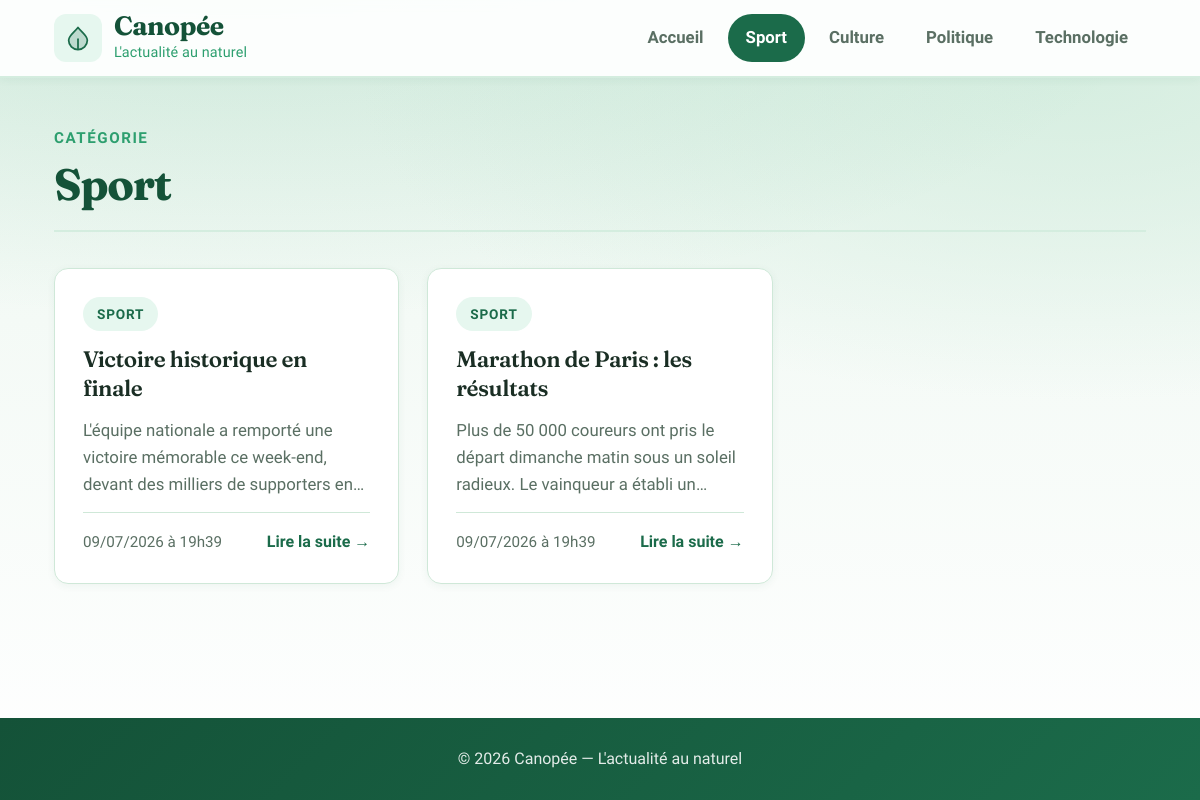
The app's page /categorie.php?id=1 with its own data.
### tables this page shows
CREATE TABLE IF NOT EXISTS Categorie (
    id       INT UNSIGNED AUTO_INCREMENT PRIMARY KEY,
    libelle  VARCHAR(100) NOT NULL
);

CREATE TABLE IF NOT EXISTS Article (
    id               INT UNSIGNED AUTO_INCREMENT PRIMARY KEY,
    titre            VARCHAR(255) NOT NULL,
    contenu          TEXT NOT NULL,
    dateCreation     DATETIME NOT NULL DEFAULT CURRENT_TIMESTAMP,
    dateModification DATETIME NOT NULL DEFAULT CURRENT_TIMESTAMP ON UPDATE CURRENT_TIMESTAMP,
    categorie        INT UNSIGNED NOT NULL,
    CONSTRAINT fk_article_categorie
        FOREIGN KEY (categorie) REFERENCES Categorie(id)
        ON DELETE CASCADE
);

### includes/functions.php (called while the page is built)
<?php
function e(?string $value): string
{
    return htmlspecialchars($value ?? '', ENT_QUOTES, 'UTF-8');
}
function formatDate(string $date): string
{
    return date('d/m/Y \à H\hi', strtotime($date));
}
function excerpt(string $text, int $length = 150): string
{
    if (mb_strlen($text) <= $length) {
        return $text;
    }
    return mb_substr($text, 0, $length) . '…';
}

### categorie.php (the view, shortened to what this page needs)
<?php
require_once __DIR__ . '/includes/functions.php';
$id = filter_input(INPUT_GET, 'id', FILTER_VALIDATE_INT);
$pdo = getConnection();
$categories = $pdo->query('SELECT * FROM Categorie')->fetchAll();
$stmt = $pdo->prepare('SELECT * FROM Categorie WHERE id = ?');
$stmt->execute([$id]);
$categorie = $stmt->fetch();
$sql = 'SELECT a.id, a.titre, a.contenu, a.dateCreation,
               c.id AS categorieId, c.libelle AS categorieLibelle
        FROM Article a
        INNER JOIN Categorie c ON a.categorie = c.id
        WHERE c.id = ?
        ORDER BY a.dateCreation DESC';
$stmt = $pdo->prepare($sql);
$stmt->execute([$id]);
$articles = $stmt->fetchAll();
$categorieActive = $categorie['id'];
require_once __DIR__ . '/includes/header.php';
?>
<section class="page-header">
    <p class="page-eyebrow">Catégorie</p>
    <h1 class="page-title"><?= e($categorie['libelle']) ?></h1>
</section>
<?php if (empty($articles)): ?>
    <div class="empty-state">
        <p>Aucun article dans la catégorie « <?= e($categorie['libelle']) ?> » pour le moment.</p>
    </div>
<?php else: ?>
    <div class="articles-grid">
        <?php foreach ($articles as $article): ?>
            <article class="article-card">
                <span class="badge"><?= e($article['categorieLibelle']) ?></span>
                <h2 class="article-card__title">
                    <a href="article.php?id=<?= $article['id'] ?>"><?= e($article['titre']) ?></a>
                </h2>
                <p class="article-card__excerpt"><?= e(excerpt($article['contenu'])) ?></p>
                <div class="article-card__footer">
                    <time class="article-card__date"><?= e(formatDate($article['dateCreation'])) ?></time>
                    <a href="article.php?id=<?= $article['id'] ?>" class="article-card__link">
                        Lire la suite →
                    </a>
                </div>
            </article>
        <?php endforeach; ?>
    </div>
<?php endif; ?>
<?php require_once __DIR__ . '/includes/footer.php'; ?>

### includes/header.php (shortened to what this page needs)
<!DOCTYPE html>
<html lang="fr">
<head>
    <link rel="stylesheet" href="css/style.css">
</head>
<body>
<header class="site-header">
    <div class="container header-inner">
        <a href="index.php" class="logo">
            <span class="logo-icon" aria-hidden="true">
            </span>
            <span class="logo-text">
                <span class="logo-name">Canopée</span>
                <span class="logo-tagline">L'actualité au naturel</span>
            </span>
        </a>
        <nav class="nav" aria-label="Navigation principale">
            <a href="index.php" class="nav-link<?= ($categorieActive ?? null) === null ? ' is-active' : '' ?>">Accueil</a>
            <?php foreach ($categories as $cat): ?>
                <a href="categorie.php?id=<?= $cat['id'] ?>"
                   class="nav-link<?= ($categorieActive ?? null) == $cat['id'] ? ' is-active' : '' ?>">
                    <?= e($cat['libelle']) ?>
                </a>
            <?php endforeach; ?>
        </nav>
    </div>
</header>
<main class="container main-content">

### records on screen
categorie: libelle "Sport"
categorie: libelle "Culture"
categorie: libelle "Politique"
categorie: libelle "Technologie"
article: categorie.libelle "SPORT", titre "Victoire historique en finale", contenu "L'équipe nationale a remporté une victoire mémorable ce week-end, devant des milliers de supporters…", dateCreation "09/07/2026 à 19h39"
article: categorie.libelle "SPORT", titre "Marathon de Paris : les résultats", contenu "Plus de 50 000 coureurs ont pris le départ dimanche matin sous un soleil radieux. Le vainqueur a établi…", dateCreation "09/07/2026 à 19h39"
